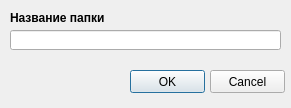
<?xml version="1.0" encoding="UTF-8"?>
<ui version="4.0">
 <class>NewFolderDialog</class>
 <widget class="QDialog" name="NewFolderDialog">
  <property name="windowModality">
   <enum>Qt::ApplicationModal</enum>
  </property>
  <property name="geometry">
   <rect>
    <x>0</x>
    <y>0</y>
    <width>291</width>
    <height>108</height>
   </rect>
  </property>
  <property name="minimumSize">
   <size>
    <width>291</width>
    <height>108</height>
   </size>
  </property>
  <property name="maximumSize">
   <size>
    <width>291</width>
    <height>108</height>
   </size>
  </property>
  <property name="windowTitle">
   <string>Название новой папки</string>
  </property>
  <widget class="QPushButton" name="okButton">
   <property name="geometry">
    <rect>
     <x>130</x>
     <y>70</y>
     <width>75</width>
     <height>23</height>
    </rect>
   </property>
   <property name="text">
    <string>OK</string>
   </property>
  </widget>
  <widget class="QPushButton" name="cancelButton">
   <property name="geometry">
    <rect>
     <x>210</x>
     <y>70</y>
     <width>75</width>
     <height>23</height>
    </rect>
   </property>
   <property name="text">
    <string>Cancel</string>
   </property>
  </widget>
  <widget class="QLineEdit" name="lineEdit">
   <property name="geometry">
    <rect>
     <x>10</x>
     <y>30</y>
     <width>271</width>
     <height>20</height>
    </rect>
   </property>
  </widget>
  <widget class="QLabel" name="label">
   <property name="geometry">
    <rect>
     <x>10</x>
     <y>10</y>
     <width>101</width>
     <height>16</height>
    </rect>
   </property>
   <property name="font">
    <font>
     <pointsize>9</pointsize>
     <weight>75</weight>
     <bold>true</bold>
    </font>
   </property>
   <property name="text">
    <string>Название папки</string>
   </property>
  </widget>
 </widget>
 <resources/>
 <connections>
  <connection>
   <sender>okButton</sender>
   <signal>clicked()</signal>
   <receiver>NewFolderDialog</receiver>
   <slot>accept()</slot>
   <hints>
    <hint type="sourcelabel">
     <x>351</x>
     <y>38</y>
    </hint>
    <hint type="destinationlabel">
     <x>233</x>
     <y>29</y>
    </hint>
   </hints>
  </connection>
  <connection>
   <sender>cancelButton</sender>
   <signal>clicked()</signal>
   <receiver>NewFolderDialog</receiver>
   <slot>reject()</slot>
   <hints>
    <hint type="sourcelabel">
     <x>330</x>
     <y>66</y>
    </hint>
    <hint type="destinationlabel">
     <x>197</x>
     <y>125</y>
    </hint>
   </hints>
  </connection>
 </connections>
</ui>
